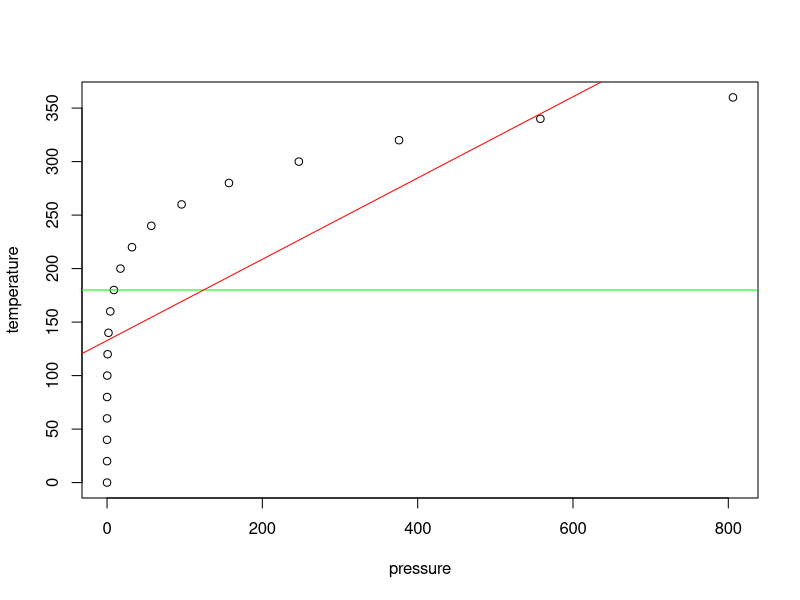
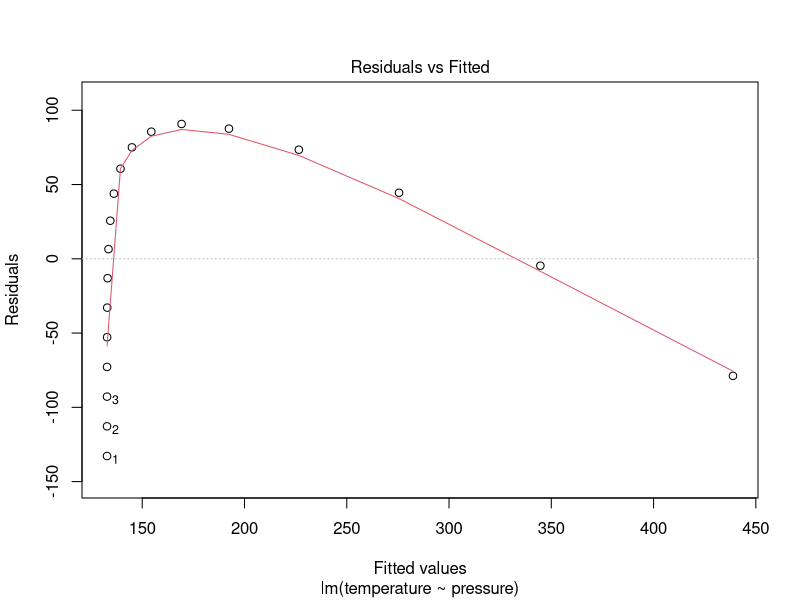
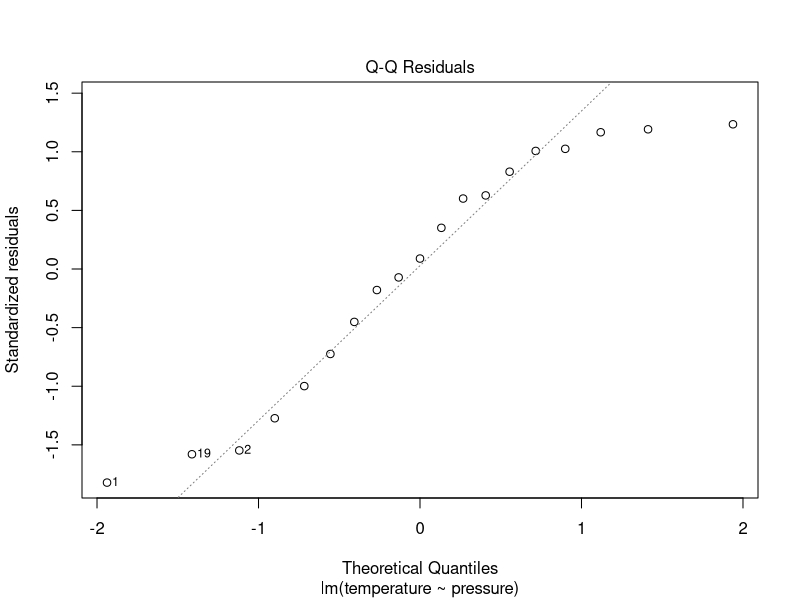
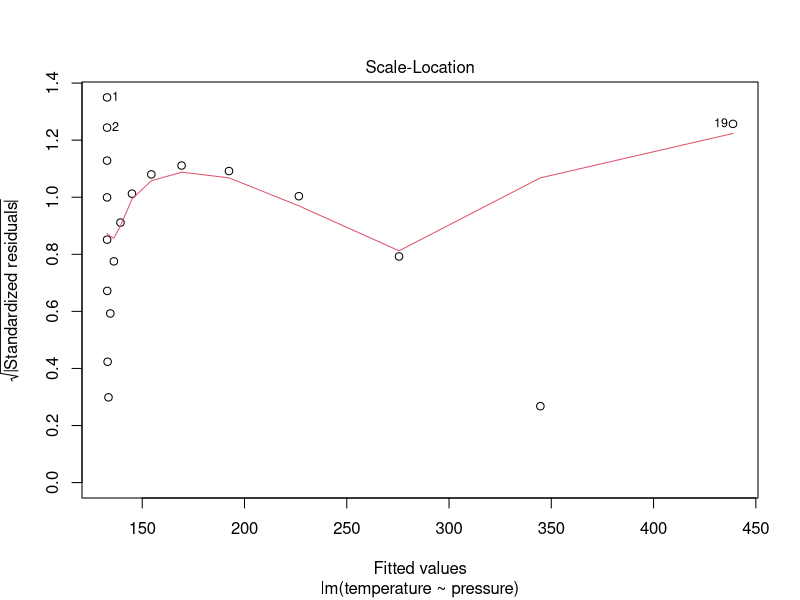
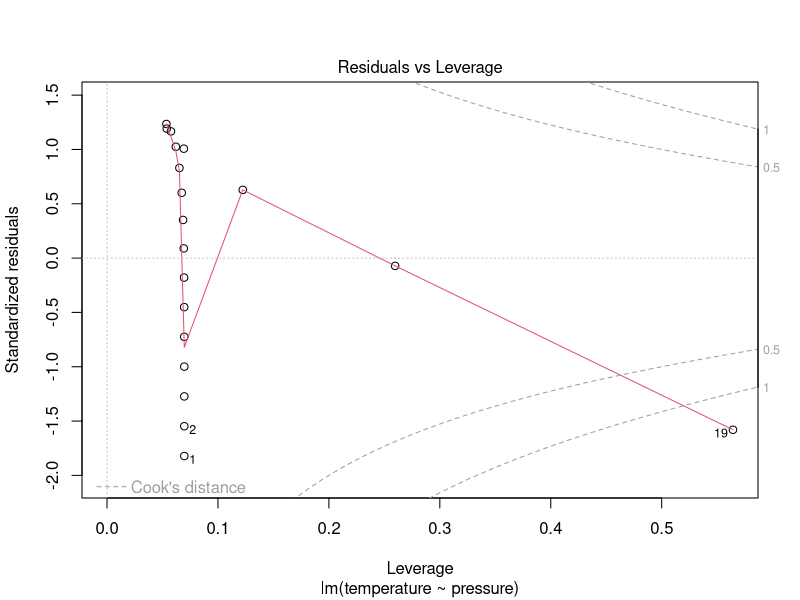

Reproduce these figures in R, in order.
# This function is going to help us get all in built data
data()
# This the dataset that we will be working with it
pressure
data(pressure)
# To see the corallation between the temperature and the pressure
plot(temperature~pressure, data=pressure)
# To calculate the mean
mean(pressure$temperature)
mean.temperature=mean(pressure$temperature)
# Drawing the horizontal line
abline(h= mean(pressure$temperature),col='green')
# Using the linear regression
mod=lm(temperature~pressure, data=pressure)
mod
# Drawing the mean in the linear regression model with a red color
abline(mod,col='red')
# The different graphs
plot(mod)
# The summary of the linear regression
summary(mod)